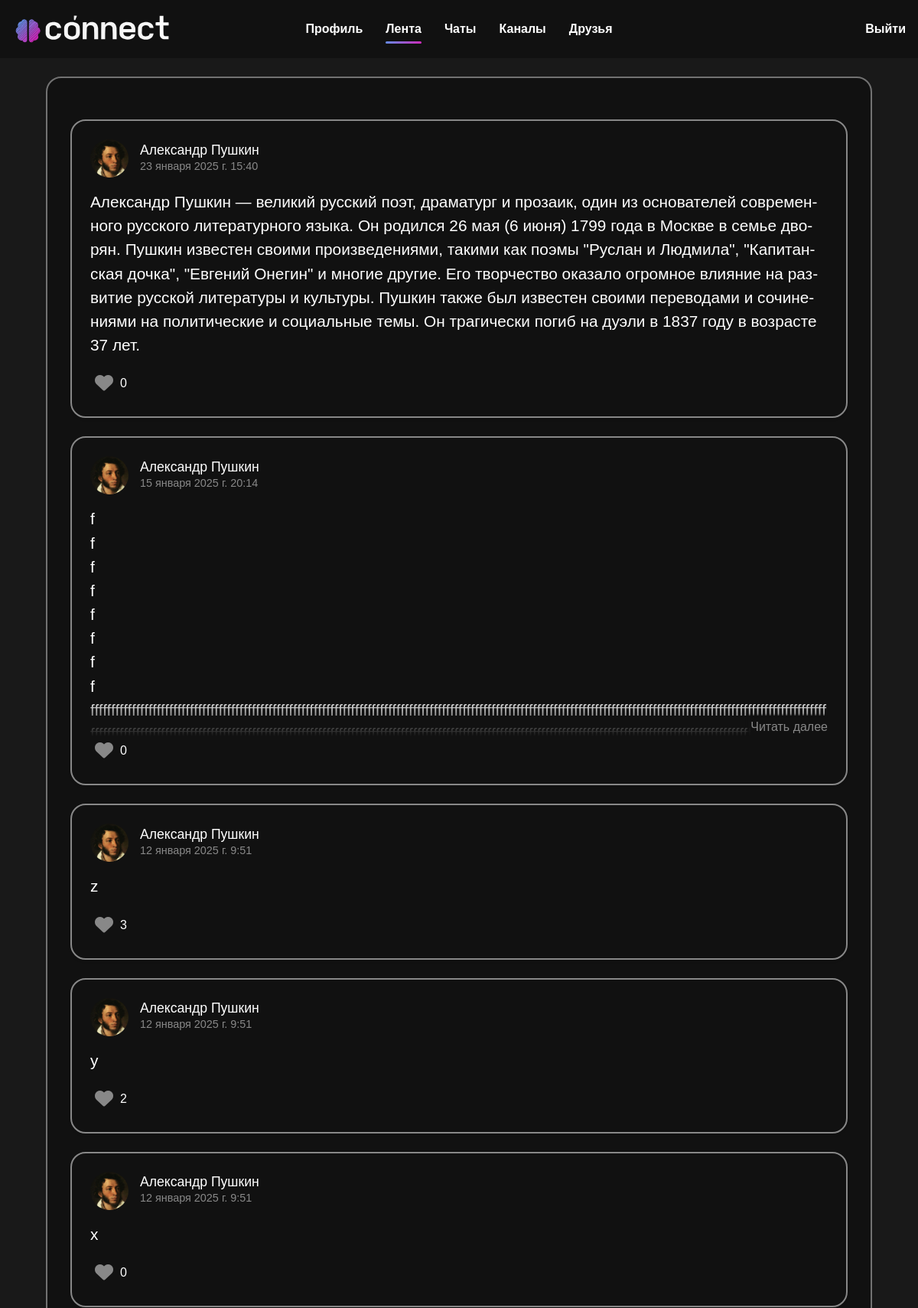
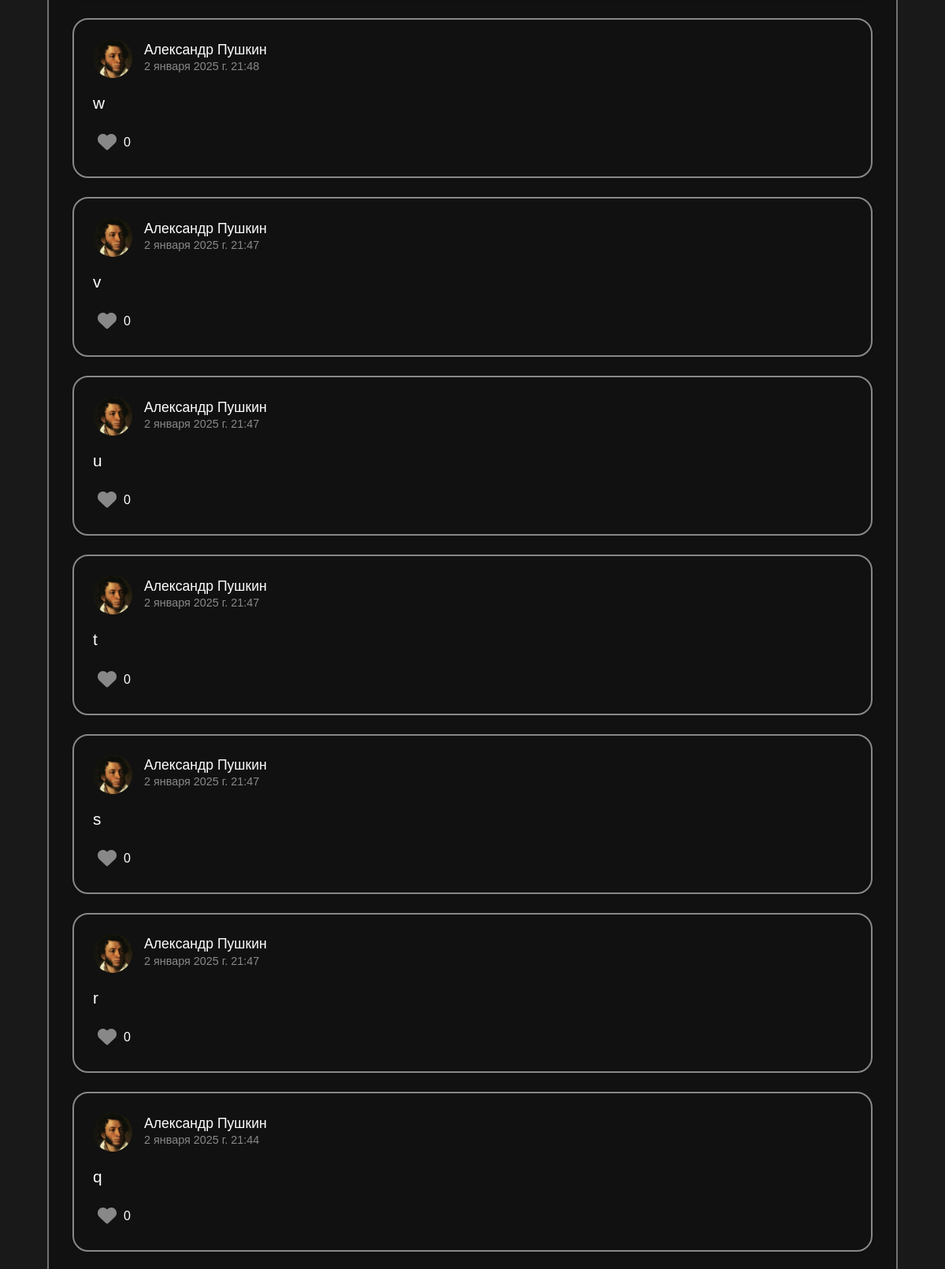
Page /feed/ (signed in, upper part) on the committed database (2 pictures, top to bottom).
### person/models.py (models this page shows, shortened)
class Post(models.Model):
    text = models.TextField('Текст', max_length=5000)
    date = models.DateTimeField('Дата публикации')
    user = models.ForeignKey(User, on_delete=models.CASCADE)
    image = models.ImageField(upload_to='post_images/', blank=True, null=True)
    likes = models.ManyToManyField(User, related_name='liked_posts', blank=True)
    def total_likes(self):
        return self.likes.count()
    class Meta:
        verbose_name = 'Пост'
        verbose_name_plural = 'Посты'

### users/models.py (models this page shows, shortened)
class User(AbstractUser):
    first_name = models.CharField("Имя", max_length=20)
    last_name = models.CharField("Фамилия", max_length=20)
    username = models.CharField("Имя пользователя", unique=True, max_length=20)
    email = models.EmailField("Почта", unique=True)
    password = models.CharField("Пароль", max_length=20)
    image = models.ImageField("Аватар", upload_to='users_images', blank=True, null=True)
    about = models.TextField("О себе", max_length=250, blank=True, null=True)
    ai_help_requests_left = models.PositiveIntegerField(default=5)
    last_ai_help_reset = models.DateTimeField(auto_now_add=True)
    has_subscription = models.BooleanField(default=False)
    def get_avatar_url(self):
        if self.image and hasattr(self.image, 'url'):
            return self.image.url
        else:
            return os.path.join(settings.STATIC_URL, 'person/img/default.jpg')
    class Meta:
        verbose_name = 'Пользователь'
        verbose_name_plural = 'Пользователи'

### feed/views.py (the view)
# urls.py: path('feed/', include('feed.urls')),
@login_required
def feed(request):
    subscriptions = Subscription.objects.filter(user=request.user).values_list('subscribed_to', flat=True)
    posts = Post.objects.filter(user__in=subscriptions).order_by('-date')
    return render(request, 'feed/feed.html', {'posts': posts})

### feed/templates/feed/feed.html (shortened to what this page needs)
{% extends 'main/layout.html' %}
{% load static %}
{% block link %}
  <link rel="stylesheet" href="{% static 'person/css/person.css' %}">
  <link rel="stylesheet" href="{% static 'person/css/like_users_list.css' %}">
{% endblock %}
{% block content %}
<section class="container-profile">
    {% if posts %}
        {% for post in posts %}
            <div class="post-item">
                <div class="post-header-feed">
                    <img src="{{ post.user.get_avatar_url }}" class="post-avatar" alt="{{ post.user.username }}">
                    <div class="post-info">
                        <h3><a href="{% url 'user_profile' post.user.username %}">{{ post.user.first_name }} {{ post.user.last_name }}</a></h3>
                        <p class="post-date">{{ post.date }}</p>
                    </div>
                </div>
                <div class="post-content">
                    <p class="post-text" id="post-text-{{ post.id }}">{{ post.text }}</p>
                    <div class="fade-out"></div>
                    <a class="read-more-btn" id="read-more-btn-{{ post.id }}" style="display: none;">Читать далее</a>
                </div>
                <div class="post-footer">
                    <button class="like-btn {% if request.user in post.likes.all %}liked{% endif %}" data-post-id="{{ post.id }}" title="Нравится">
                        <i class="fas fa-heart"></i>
                    </button>
                    <span class="likes-count">{{ post.total_likes }}</span>
                </div>
            </div>
        {% endfor %}
    {% else %}
        <p class="commentary">В вашей ленте пока нет постов. Подпишитесь на других пользователей, чтобы видеть их записи.</p>
    {% endif %}
</section>
{% endblock %}

### main/static/main/css/main.css (style rules this page uses)
body { font-family: sans-serif; margin: 0; padding: 0; background-color: #191919; color: #fff; }
a { text-decoration: none; }

### person/static/person/css/person.css (style rules this page uses)
.container-profile { background-color: #111111; padding: 30px; border-radius: 20px; border: 2px solid rgb(114, 114, 114); margin: 0 0 1.5rem 0; }
.post-item { background-color: #111111; padding: 1.5rem; margin-top: 1.5rem; border-radius: 20px; border: 2px solid #888; box-shadow: 0 2px 4px rgba(0,0,0,0.05); overflow-wrap: break-word; hyphens: auto; }
.post-date { font-size: 0.9rem; color: #888; margin-bottom: 0; }
.post-text { font-size: 1.3rem; white-space: pre-wrap; }
.read-more-btn { font-size: 1rem; color: #888; position: absolute; bottom: 0; right: 0; box-shadow: -2px -2px 2px 2px rgba(17, 17, 17, 0.8); background-color: #111111; cursor: pointer; }
.fade-out { position: absolute; bottom: 0; left: 0; width: 100%; height: 50px; background: linear-gradient(transparent, #111111); pointer-events: none; }
.post-header-feed { display: flex; align-items: center; margin-bottom: 1rem; }
.post-avatar { object-fit: cover; width: 50px; height: 50px; border-radius: 50%; margin-right: 15px; }
.post-info h3 { margin: 0; font-size: 1.1rem; }
.post-info a { color: #fff; }
.post-content { position: relative; max-height: 300px; overflow: hidden; }
.post-footer { display: flex; align-items: center; }
.like-btn { background: none; border: none; font-size: 1.5rem; color: #888; transition: opacity 0.3s ease; }
.likes-count { margin-left: 3px; font-size: 1rem; }

### rows in the picture
Post: user.get_avatar_url (picture), user.first_name "Александр", user.last_name "Пушкин", date "23 января 2025 г. 15:40", text "Александр Пушкин — великий русский поэт, драматург и прозаик, один из основателей современного русского литературного языка. Он родился 26 мая (6 июня) 1799 года в Москве в семье дворян. Пушкин известен своими произведениями, такими как поэмы \"Руслан и Людмила\", \"Капитанская дочка\", \"Евгений Онегин\" и многие другие. Его творчество оказало огромное влияние на развитие русской литературы и культуры. Пушкин также был известен своими переводами и сочинениями на политические и социальные темы. Он трагически погиб на дуэли в 1837 году в возрасте 37 лет.", total_likes "0"
Post: user.get_avatar_url (picture), user.first_name "Александр", user.last_name "Пушкин", date "15 января 2025 г. 20:14", text "f f f f f f f f…", total_likes "0"
Post: user.get_avatar_url (picture), user.first_name "Александр", user.last_name "Пушкин", date "12 января 2025 г. 9:51", text "z", total_likes "3"
Post: user.get_avatar_url (picture), user.first_name "Александр", user.last_name "Пушкин", date "12 января 2025 г. 9:51", text "y", total_likes "2"
Post: user.get_avatar_url (picture), user.first_name "Александр", user.last_name "Пушкин", date "12 января 2025 г. 9:51", text "x", total_likes "0"
Post: user.get_avatar_url (picture), user.first_name "Александр", user.last_name "Пушкин", date "2 января 2025 г. 21:48", text "w", total_likes "0"
Post: user.get_avatar_url (picture), user.first_name "Александр", user.last_name "Пушкин", date "2 января 2025 г. 21:47", text "v", total_likes "0"
Post: user.get_avatar_url (picture), user.first_name "Александр", user.last_name "Пушкин", date "2 января 2025 г. 21:47", text "u", total_likes "0"
Post: user.get_avatar_url (picture), user.first_name "Александр", user.last_name "Пушкин", date "2 января 2025 г. 21:47", text "t", total_likes "0"
Post: user.get_avatar_url (picture), user.first_name "Александр", user.last_name "Пушкин", date "2 января 2025 г. 21:47", text "s", total_likes "0"
Post: user.get_avatar_url (picture), user.first_name "Александр", user.last_name "Пушкин", date "2 января 2025 г. 21:47", text "r", total_likes "0"
Post: user.get_avatar_url (picture), user.first_name "Александр", user.last_name "Пушкин", date "2 января 2025 г. 21:44", text "q", total_likes "0"
